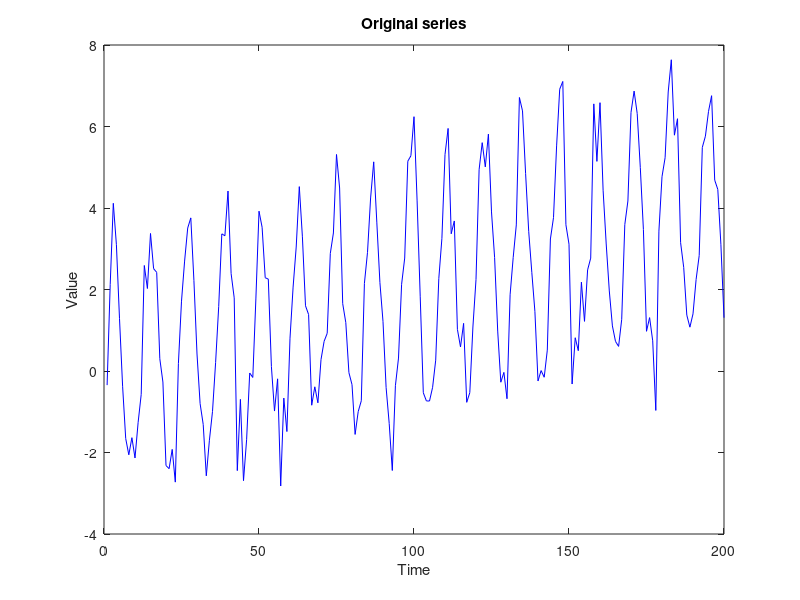

MATLAB code to generate this figure: (Note: this script raises an error after producing the figure.)
%%  Singular Spectrum Analysis (SSA) with Matlab
% This script demonstrates step by step the Singular Spectrum Analysis
% (SSA), following the same four-step structure as the classic SSA
% literature (embedding, decomposition via SVD, grouping, and diagonal
% averaging), and adds two extras: an automatic, principled way to
% choose how many components are "signal" (Gavish & Donoho, 2014), and
% a cross-check against the covariance-matrix formulation of SSA used
% in the climate-science literature (Vautard & Ghil, 1989; Groth &
% Ghil, 2015).

%% Resources and references used to build this script
% [1] Rodrigues, P.C., "Hybrid Strategies for Time Series Forecasting
% using Singular Spectrum Analysis, Classical Time Series Models, and
% Recurrent Neural Networks", invited seminar talk. Paulo Canas
% Rodrigues is Professor of Statistics at the Federal University of
% Bahia (Brazil) and Head & Principal Investigator of the Statistical
% Learning Laboratory (SaLLy).
% <https://www.youtube.com/watch?v=muWEfZTrVrE&t=2264s>

% [2] Gavish, M., and Donoho, D.L., 2014: The optimal hard threshold for
% singular values is 4/sqrt(3), arXiv:1305.5870.
% <https://arxiv.org/pdf/1305.5870>]

% Worked Matlab tutorial this script drew on and adapted (the
% covariance-matrix / Toeplitz-vs-trajectory / PC-RC formulation
% adapted into ssa_cov_decompose, ssa_principal_components, and
% ssa_rc_from_pc below comes from this tutorial, which references
% Vautard & Ghil, 1989, and Groth & Ghil, 2015):

% [3] "Singular Spectrum Analysis - A Beginner's Guide", Mathworks File
% Exchange.
% <https://www.mathworks.com/matlabcentral/fileexchange/58967-singular-spectrum-analysis-beginners-guide>


%% Create (or load) a signal
% To keep things concrete, we generate a synthetic series made of a
% slow trend, a clean seasonal oscillation, and additive white noise.
% If you have your own data, simply replace this block with
% y = yourDataVector;

rng(1);
t = (1:200)';
trend    = 0.02 * t;
seasonal = 3 * sin(2*pi*t/12);
noise    = 0.7 * randn(size(t));
y = trend + seasonal + noise;

figure(1);
set(gcf, 'name', 'Time series y');
clf;
plot(t, y, 'b-');
xlabel('Time'); ylabel('Value');
title('Original series');


%% Choose the window length L
% The window length L is the one real design choice SSA asks of the
% analyst. Following Gavish and Donoho (2014), the optimal-threshold
% theory used below is derived for a square matrix, so we pick L as
% close as possible to K = n - L + 1. So, L is about half the series
% length. This makes the trajectory matrix roughly square.

n = length(y);
L = round(n/2);


%% Embed the series and compute the SVD
% We slide a window of length L across y to build the trajectory
% matrix, then decompose it into eigentriples via the singular value
% decomposition. Each eigentriple is a candidate building block of the
% series. Basically some will turn out to represent signal, rest is noise.

[Y, U, S, V, d] = ssa_decompose(y, L);

fprintf('Trajectory matrix size: %d x %d\n', size(Y,1), size(Y,2));
fprintf('Number of nonzero eigentriples: %d\n', d);


%% Inspect the singular value spectrum
% Rather than eyeballing the spectrum for an elbow or choose to retain 90 
% percent of the signal energy, we use the Gavish-Donoho optimal hard 
% threshold to draw a line separating eigentriples that are likely signal
% (above the noise floor) from values which are noise

[r_opt, tau] = ssa_optimal_rank(S, Y);

figure(2);
set(gcf, 'name', 'Singular value spectrum');
clf;
plot(1:d, S, 'o-'); hold on;
yline(tau, 'r--', 'LineWidth', 1.5);
xlabel('Eigentriple index'); ylabel('Singular value');
title(sprintf('Optimal signal rank r = %d', r_opt));
legend('Singular values', 'Gavish-Donoho threshold \tau^*');

fprintf('Gavish-Donoho optimal threshold tau* = %.4f\n', tau);
fprintf('Automatically selected signal rank r = %d\n', r_opt);


%% Group the eigentriples and reconstruct the signal
% In the grouping step we decide which eigentriples belong together.
% Here we simply take all r_opt eigentriples identified above as one
% "signal" group, but you are free to split this group further: Ex.
% groups = {1, 2:r_opt} to separate a trend eigentriple from a
% seasonal pair, guided by the singular value plot and the
% w-correlation matrix computed a little further down.

groups = {1:r_opt};
[signalRecon, components] = ssa_reconstruct(U, S, V, groups);
noiseRecon = y - signalRecon;

figure(3);
set(gcf, 'name', 'SSA reconstruction');
clf;
plot(t, y, 'Color', [0.7 0.7 0.7]); hold on;
plot(t, signalRecon, 'b', 'LineWidth', 1.5);
legend('Original series', 'Reconstructed signal');
xlabel('Time'); ylabel('Value');
title('Original series and its SSA reconstruction');


%% Check separability with the w-correlation matrix
% Two reconstructed components that are genuinely distinct should have
% a w-correlation close to zero; large values suggest the components
% are entangled and might belong in the same group. Here we compare
% the signal group against the noise, but if you split groups into
% several sub-groups above, each will appear as its own row and column.

allComponents = [components; {noiseRecon}];
Wcorr = ssa_wcorrelation(allComponents, L);
disp('W-correlation matrix (signal group(s), noise):');
disp(Wcorr);


%% Forecast forward with Recurrent SSA
% Because the reconstructed signal satisfies (approximately) a linear
% recurrent formula, we can derive coefficients from the signal
% eigenvectors and use them to extend the series forward in time,
% one step at a time.

a = ssa_forecast_coeffs(U, groups);
nAhead = 24;
yForecast = ssa_recurrent_forecast(signalRecon, a, nAhead);

figure(4);
set(gcf, 'name', 'Recurrent SSA forecast');
clf;
plot(t, y, 'Color', [0.7 0.7 0.7]); hold on;
plot(t, signalRecon, 'b', 'LineWidth', 1.5);
tFuture = (t(end)+1 : t(end)+nAhead)';
plot(tFuture, yForecast, 'r--', 'LineWidth', 1.5);
legend('Original series', 'Reconstructed signal', 'SSA forecast');
xlabel('Time'); ylabel('Value');
title('Original series, reconstruction, and out-of-sample forecast');


%% Cross-check with the covariance-matrix approach
% SSA can equally be formulated through the eigendecomposition of a
% covariance matrix rather than the SVD of the trajectory matrix
% directly. This is the classic route in the climate-science
% literature (Broomhead & King, 1986; Vautard & Ghil, 1989), where the
% eigenvectors are called RHO, the eigenvalues LAMBDA, and the
% projected series are called principal components (PC) and
% reconstructed components (RC). The two formulations are
% mathematically equivalent, so we use this section simply as a sanity
% check on the SVD-based reconstruction above.

[signalRecon_cov, LAMBDA] = ssa_cov_reconstruct(y, L, r_opt, 'trajectory');

fprintf('\nCross-check: max abs difference between SVD-based and\n');
fprintf('covariance-based signal reconstruction = %.3e\n', ...
        max(abs(signalRecon - signalRecon_cov)));

figure(5);
set(gcf, 'name', 'Eigenvalue spectrum (covariance approach)');
clf;
plot(1:d, LAMBDA(1:d), 'o-');
xlabel('Component index'); ylabel('Eigenvalue \lambda');
title('Eigenvalue spectrum from the covariance-matrix formulation');


%%  Local functions

% ---- Core decomposition ------------------------------------------------

function Y = ssa_embed(y, L)
% Builds the trajectory matrix from the series y using window length
% L. We slide a window of length L across y, one step at a time, and
% stack the resulting lagged vectors as the columns of Y.

    y = y(:);
    n = length(y);
    K = n - L + 1;

    if L <= 1 || L >= n
        error('Window length L must satisfy 1 < L < n');
    end

    Y = zeros(L, K);
    for i = 1:K
        Y(:, i) = y(i:i+L-1);
    end
end


function [Y, U, S, V, d] = ssa_decompose(y, L)
% Embeds the series and computes the singular value decomposition of
% the resulting trajectory matrix. The columns of U and V are the left
% and right singular vectors, and S holds the singular values, sorted
% in descending order. Together, a triple (singular value, left
% vector, right vector) is often called an eigentriple.

    Y = ssa_embed(y, L);
    [U, D, V] = svd(Y, 'econ');
    S = diag(D);

    % We keep only the numerically significant (nonzero) singular
    % values, since a finite series only has finitely many.
    tol = max(size(Y)) * eps(max(S));
    d = sum(S > tol);

    U = U(:, 1:d);
    S = S(1:d);
    V = V(:, 1:d);
end


function [r, tau] = ssa_optimal_rank(S, Y, sigma)
% Selects the number of signal eigentriples r using the optimal hard
% threshold of Gavish and Donoho (2014), rather than eyeballing the
% singular value spectrum for an elbow. If the noise level sigma is
% known, the classical threshold tau* = (4/sqrt(3)) * sqrt(n) * sigma
% applies for a square trajectory matrix; a general beta-dependent
% correction is used for non-square matrices. If sigma is unknown, the
% threshold is instead estimated from the data itself using the median
% singular value, which is the version most commonly used in practice.
% L and K are read directly from the size of the trajectory matrix Y.

    if nargin < 3
        sigma = [];
    end

    L = size(Y, 1);
    K = size(Y, 2);

    m = min(L, K);
    nDim = max(L, K);
    beta = m / nDim;

    omega_beta = 0.56*beta^3 - 0.95*beta^2 + 1.82*beta + 1.43;

    if isempty(sigma)
        yMed = median(S);
        tau = omega_beta * yMed;
    else
        lambda_beta = sqrt( (2*(beta+1) + 8*beta) / ...
                             ((beta+1) + sqrt(beta^2 + 14*beta + 1)) );
        tau = lambda_beta * sqrt(nDim) * sigma;
    end

    r = sum(S > tau);
    r = max(r, 1);
end


% ---- Reconstruction ------------------------------------------------

function y = ssa_diag_average(X)
% Converts a matrix X back into a one-dimensional series by averaging
% over its anti-diagonals. This is the diagonal-averaging (or
% Hankelization) step: it reverses the embedding step, returning a
% reconstructed variant of the trajectory matrix to a proper time
% series.

    [L, K] = size(X);
    if L > K
        X = X';
        [L, K] = size(X);
    end

    n = L + K - 1;
    y = zeros(n, 1);
    counts = zeros(n, 1);

    for i = 1:L
        for j = 1:K
            k = i + j - 1;
            y(k) = y(k) + X(i, j);
            counts(k) = counts(k) + 1;
        end
    end

    y = y ./ counts;
end


function [recon, components] = ssa_reconstruct(U, S, V, groups)
% Reconstructs one or more series components from a chosen grouping of
% eigentriples. Each group is summed as a rank-|group| approximation of
% the trajectory matrix, then diagonal-averaged back into a series. The
% sum of all requested groups is returned as the overall reconstruction.

    numGroups = length(groups);
    components = cell(numGroups, 1);

    L = size(U, 1);
    K = size(V, 1);
    n = L + K - 1;

    recon = zeros(n, 1);

    for g = 1:numGroups
        idx = groups{g};
        Xg = zeros(L, K);
        for i = idx
            Xg = Xg + S(i) * U(:, i) * V(:, i)';
        end
        comp = ssa_diag_average(Xg);
        components{g} = comp;
        recon = recon + comp;
    end
end


function Wcorr = ssa_wcorrelation(components, L)
% Computes the pairwise weighted (w-)correlation matrix between
% reconstructed components. A near-zero w-correlation between two
% components indicates that they are well separated by the SSA
% decomposition; a large value suggests they are still entangled and
% may belong in the same group.

    m = length(components);
    n = length(components{1});
    K = n - L + 1;

    w = zeros(n, 1);
    Lstar = min(L, K);
    Kstar = max(L, K);
    for k = 1:n
        if k < Lstar
            w(k) = k;
        elseif k <= Kstar
            w(k) = Lstar;
        else
            w(k) = n - k + 1;
        end
    end

    normF = zeros(m, 1);
    for i = 1:m
        Xi = components{i};
        normF(i) = sqrt(sum(w .* Xi.^2));
    end

    Wcorr = zeros(m, m);
    for i = 1:m
        for j = 1:m
            num = sum(w .* components{i} .* components{j});
            Wcorr(i, j) = num / (normF(i) * normF(j));
        end
    end
end


% ---- Forecasting ------------------------------------------------

function a = ssa_forecast_coeffs(U, groups)
% Computes the linear recurrent formula (LRF) coefficients used for
% Recurrent SSA forecasting. These coefficients come directly from the
% eigenvectors of the signal group: each eigenvector is split into its
% last component and its remaining components, and the coefficients
% are a particular weighted combination of the latter. The eigentriple
% indices to use are taken directly from groups, so the caller does not
% need to select the signal columns of U beforehand.

    signalIdx = [groups{:}];
    Usig = U(:, signalIdx);

    pi_j = Usig(end, :)';
    Uv   = Usig(1:end-1, :);

    v2 = sum(pi_j.^2);
    if v2 >= 1
        error(['Verticality coefficient v^2 >= 1: the series is not ' ...
               'suitable for recurrent forecasting with this L/r choice.']);
    end

    a = (1/(1 - v2)) * (Uv * pi_j);
end


function yForecast = ssa_recurrent_forecast(reconSignal, a, nAhead)
% Produces out-of-sample forecasts using the Recurrent SSA algorithm.
% Each new point is predicted as a linear combination of the preceding
% reconstructed (or previously forecasted) values, using the LRF
% coefficients a, and the process is repeated forward one step at a
% time until nAhead future points have been produced.

    d = length(a);
    y = reconSignal(:);
    n = length(y);

    yExtended = [y; zeros(nAhead, 1)];

    for h = 1:nAhead
        idx = n + h;
        window = yExtended(idx-d:idx-1);
        yExtended(idx) = a' * window;
    end

    yForecast = yExtended(n+1:end);
end


% ---- Covariance-matrix alternative ------------------------------------------------

function [RHO, LAMBDA, C] = ssa_cov_decompose(y, M, method)
% Provides an alternative route into SSA via the eigendecomposition of
% a covariance matrix, following the classic climate-science
% formulation. Two estimators of the covariance matrix are offered:
% the 'trajectory' approach of Broomhead and King, which builds C
% directly from the embedded series, and the 'toeplitz' approach of
% Vautard and Ghil, which builds C from the lagged autocovariance
% function and so is symmetric by construction. The two SSA routes
% (this one and the SVD-based one above) are mathematically equivalent.

    if nargin < 3
        method = 'trajectory';
    end

    y = y(:);
    N = length(y);

    switch lower(method)
        case 'trajectory'
            Y = zeros(N-M+1, M);
            for m = 1:M
                Y(:, m) = y((1:N-M+1) + m - 1);
            end
            C = (Y' * Y) / (N - M + 1);

        case 'toeplitz'
            covX = xcorr(y - mean(y), M-1, 'unbiased');
            C = toeplitz(covX(M:end));

        otherwise
            error('method must be ''trajectory'' or ''toeplitz''');
    end

    [RHO, LAMBDA] = eig(C);
    LAMBDA = diag(LAMBDA);
    [LAMBDA, ind] = sort(LAMBDA, 'descend');
    RHO = RHO(:, ind);
end


function PC = ssa_principal_components(Y, RHO)
% Projects the embedded series onto the eigenvectors RHO to obtain the
% principal components (PC), following Groth and Ghil (2015). Y is
% expected in the L-by-K convention used by ssa_embed, so it is
% transposed internally to match the K-by-M convention of the
% covariance-matrix formulation before projecting.

    PC = Y' * RHO;
end


function RC = ssa_rc_from_pc(PC, RHO, N)
% Reconstructs the components (RC) from the principal components (PC)
% by inverting the projection and then averaging along anti-diagonals,
% mirroring the diagonal-averaging step of the SVD-based formulation.
% Summing all columns of RC recovers the full series; summing only the
% first few columns recovers the signal alone.

    M = size(RHO, 1);
    RC = zeros(N, M);

    for m = 1:M
        buf = PC(:, m) * RHO(:, m)';
        buf = buf(end:-1:1, :);
        for i = 1:N
            RC(i, m) = mean(diag(buf, -(N-M+1) + i));
        end
    end
end


function [signalRecon_cov, LAMBDA] = ssa_cov_reconstruct(y, L, r, method)
% Runs the whole covariance-matrix route in a single call: computes RHO
% and LAMBDA via ssa_cov_decompose, embeds the series and projects it
% onto RHO to obtain the principal components, reconstructs all
% components via ssa_rc_from_pc, and sums the first r of them into one
% signal reconstruction. This keeps the covariance-based cross-check to
% a single function call from the script, rather than chaining several
% steps together by hand.

    if nargin < 4
        method = 'trajectory';
    end

    [RHO, LAMBDA, ~] = ssa_cov_decompose(y, L, method);
    Y = ssa_embed(y, L);
    PC = ssa_principal_components(Y, RHO);
    N = length(y);
    RC = ssa_rc_from_pc(PC, RHO, N);

    signalRecon_cov = sum(RC(:, 1:r), 2);
end
